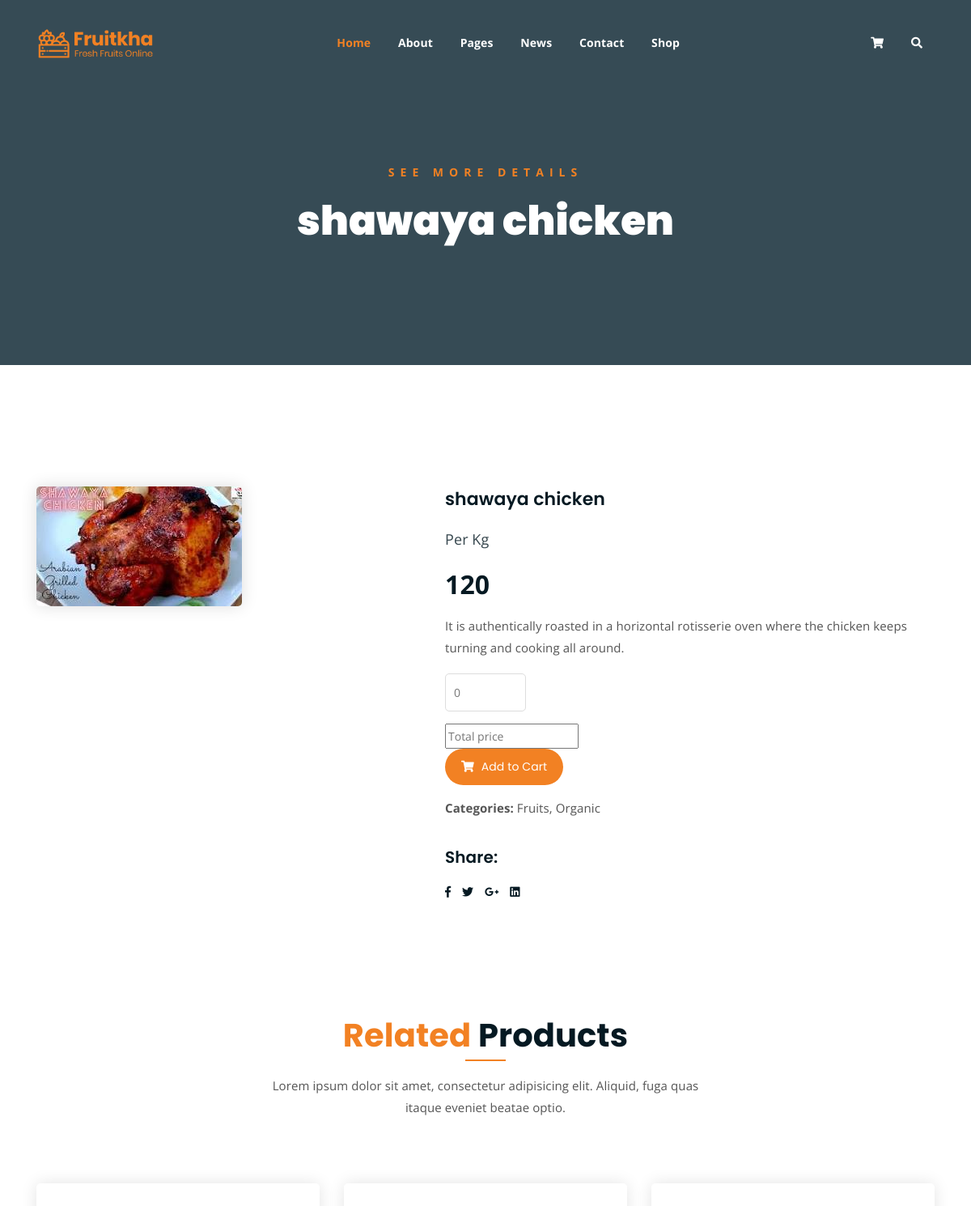
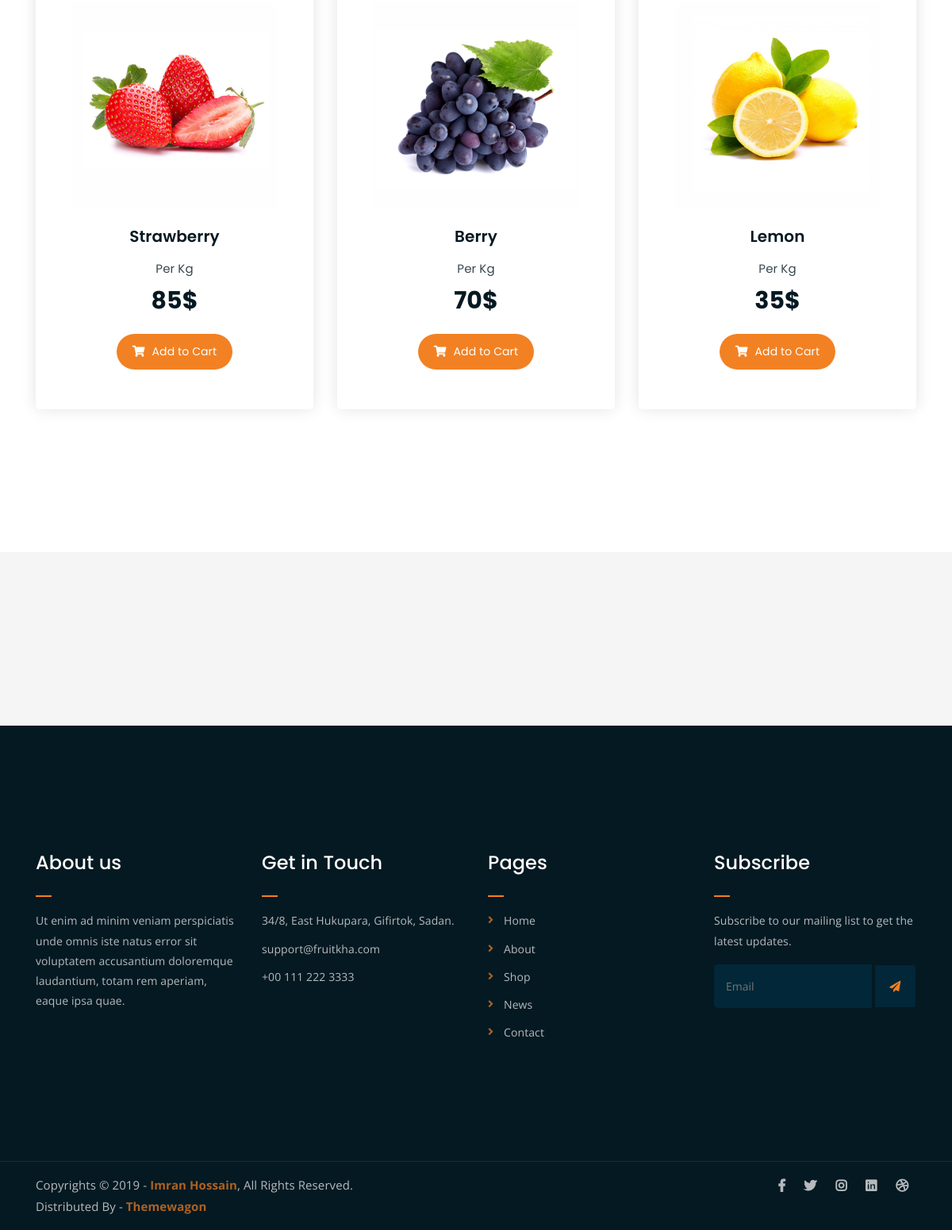
/arabianproject/singleproduct/1/, run on the app's committed database (2 pictures, top to bottom).
### arabapp/models.py (models this page shows)
class productdb(models.Model):
    category = models.CharField(max_length=100,null=True,blank=True)
    productname = models.CharField(max_length=100,null=True,blank=True)
    price = models.IntegerField(null=True,blank=True)
    description = models.CharField(max_length=100,null=True,blank=True)
    productimage = models.ImageField(upload_to="productimages",null=True,blank=True)

### webapp/views.py (the view)
# urls.py: path('singleproduct/<int:proid>/', views.singleproduct, name="singleproduct"),
def singleproduct(request,proid):
    data = productdb.objects.get(id=proid)
    return render(request,"single_product.html",{'data':data})

### webapp/templates/single_product.html (shortened to what this page needs)
<!DOCTYPE html>
<html lang="en">
{% load static %}
<head>
	<link rel="stylesheet" href="{% static 'assets/css/all.min.css' %}">
	<link rel="stylesheet" href="{% static 'assets/bootstrap/css/bootstrap.min.css' %}">
	<link rel="stylesheet" href="{% static 'assets/css/owl.carousel.css' %}">
	<link rel="stylesheet" href="{% static 'assets/css/magnific-popup.css' %}">
	<link rel="stylesheet" href="{% static 'assets/css/animate.css' %}">
	<link rel="stylesheet" href="{% static 'assets/css/meanmenu.min.css' %}">
	<link rel="stylesheet" href="{% static 'assets/css/main.css' %}">
	<link rel="stylesheet" href="{% static 'assets/css/responsive.css' %}">
</head>
<body>
	<div class="top-header-area" id="sticker">
		<div class="container">
			<div class="row">
				<div class="col-lg-12 col-sm-12 text-center">
					<div class="main-menu-wrap">
						<div class="site-logo">
							<a href="index.html">
								<img src="{% static 'assets/img/logo.png' %}" alt="">
							</a>
						</div>
						<nav class="main-menu">
							<ul>
								<li class="current-list-item"><a href="#">Home</a>
								</li>
								<li><a href="about.html">About</a></li>
								<li><a href="#">Pages</a>
								</li>
								<li><a href="news.html">News</a>
								</li>
								<li><a href="contact.html">Contact</a></li>
								<li><a href="shop.html">Shop</a>
								</li>
								<li>
									<div class="header-icons">
										<a class="shopping-cart" href="cart.html"><i class="fas fa-shopping-cart"></i></a>
										<a class="mobile-hide search-bar-icon" href="#"><i class="fas fa-search"></i></a>
									</div>
								</li>
							</ul>
						</nav>
					</div>
				</div>
			</div>
		</div>
	</div>
	<div class="breadcrumb-section breadcrumb-bg">
		<div class="container">
			<div class="row">
				<div class="col-lg-8 offset-lg-2 text-center">
					<div class="breadcrumb-text">
						<p>See more Details</p>
						<h1>{{data.productname}}</h1>
					</div>
				</div>
			</div>
		</div>
	</div>
	<div class="single-product mt-150 mb-150">
		<div class="container">
			<div class="row">
				<div class="col-md-5">
					<div class="single-product-img">
						<img src="{{data.productimage.url}}" alt="">
					</div>
				</div>
				<div class="col-md-7">
					<div class="single-product-content">
						<h3>{{data.productname}}</h3>
						<p class="single-product-pricing"><span>Per Kg</span> {{data.price}}</p>
						<p>{{data.description}}</p>
						<div class="single-product-form">
							<form action="index.html">
								<input type="number" placeholder="0" min="1" max="20"><br>
								<input type="text" placeholder="Total price">
							</form>
							<a href="cart.html" class="cart-btn"><i class="fas fa-shopping-cart"></i> Add to Cart</a>
							<p><strong>Categories: </strong>Fruits, Organic</p>
						</div>
						<h4>Share:</h4>
						<ul class="product-share">
							<li><a href=""><i class="fab fa-facebook-f"></i></a></li>
							<li><a href=""><i class="fab fa-twitter"></i></a></li>
							<li><a href=""><i class="fab fa-google-plus-g"></i></a></li>
							<li><a href=""><i class="fab fa-linkedin"></i></a></li>
						</ul>
					</div>
				</div>
			</div>
		</div>
	</div>
	<div class="more-products mb-150">
		<div class="container">
			<div class="row">
				<div class="col-lg-8 offset-lg-2 text-center">
					<div class="section-title">
						<h3><span class="orange-text">Related</span> Products</h3>
						<p>Lorem ipsum dolor sit amet, consectetur adipisicing elit. Aliquid, fuga quas itaque eveniet beatae optio.</p>
					</div>
				</div>
			</div>
			<div class="row">
				<div class="col-lg-4 col-md-6 text-center">
					<div class="single-product-item">
						<div class="product-image">
							<a href="single-product.html"><img src="{% static 'assets/img/products/product-img-1.jpg' %}" alt=""></a>
						</div>
						<h3>Strawberry</h3>
						<p class="product-price"><span>Per Kg</span> 85$ </p>
						<a href="cart.html" class="cart-btn"><i class="fas fa-shopping-cart"></i> Add to Cart</a>
					</div>
				</div>
				<div class="col-lg-4 col-md-6 text-center">
					<div class="single-product-item">
						<div class="product-image">
							<a href="single-product.html"><img src="{% static 'assets/img/products/product-img-2.jpg' %}" alt=""></a>
						</div>
						<h3>Berry</h3>
						<p class="product-price"><span>Per Kg</span> 70$ </p>
						<a href="cart.html" class="cart-btn"><i class="fas fa-shopping-cart"></i> Add to Cart</a>
					</div>
				</div>
				<div class="col-lg-4 col-md-6 offset-lg-0 offset-md-3 text-center">
					<div class="single-product-item">
						<div class="product-image">
							<a href="single-product.html"><img src="{% static 'assets/img/products/product-img-3.jpg' %}" alt=""></a>
						</div>
						<h3>Lemon</h3>
						<p class="product-price"><span>Per Kg</span> 35$ </p>
						<a href="cart.html" class="cart-btn"><i class="fas fa-shopping-cart"></i> Add to Cart</a>
					</div>
				</div>
			</div>
		</div>
	</div>
	<div class="logo-carousel-section">
		<div class="container">
			<div class="row">
				<div class="col-lg-12">
					<div class="logo-carousel-inner">
						<div class="single-logo-item">
							<img src="{% static 'assets/img/company-logos/1.png' %}" alt="">
						</div>
						<div class="single-logo-item">
							<img src="{% static 'assets/img/company-logos/2.png' %}" alt="">
						</div>
						<div class="single-logo-item">
							<img src="{% static 'assets/img/company-logos/3.png' %}" alt="">
						</div>
						<div class="single-logo-item">
							<img src="{% static 'assets/img/company-logos/4.png' %}" alt="">
						</div>
					</div>
				</div>
			</div>
		</div>
	</div>
	<div class="footer-area">
		<div class="container">
			<div class="row">
				<div class="col-lg-3 col-md-6">
					<div class="footer-box about-widget">
						<h2 class="widget-title">About us</h2>
						<p>Ut enim ad minim veniam perspiciatis unde omnis iste natus error sit voluptatem accusantium doloremque laudantium, totam rem aperiam, eaque ipsa quae.</p>
					</div>
				</div>
				<div class="col-lg-3 col-md-6">
					<div class="footer-box get-in-touch">
						<h2 class="widget-title">Get in Touch</h2>
						<ul>
							<li>34/8, East Hukupara, Gifirtok, Sadan.</li>
							<li>support@fruitkha.com</li>
							<li>+00 111 222 3333</li>
						</ul>
					</div>
				</div>
				<div class="col-lg-3 col-md-6">
					<div class="footer-box pages">
						<h2 class="widget-title">Pages</h2>
						<ul>
							<li><a href="index.html">Home</a></li>
							<li><a href="about.html">About</a></li>
							<li><a href="services.html">Shop</a></li>
							<li><a href="news.html">News</a></li>
							<li><a href="contact.html">Contact</a></li>
						</ul>
					</div>
				</div>
				<div class="col-lg-3 col-md-6">
					<div class="footer-box subscribe">
						<h2 class="widget-title">Subscribe</h2>
						<p>Subscribe to our mailing list to get the latest updates.</p>
						<form action="index.html">
							<input type="email" placeholder="Email">
							<button type="submit"><i class="fas fa-paper-plane"></i></button>
						</form>
					</div>
				</div>
			</div>
		</div>
	</div>
	<div class="copyright">
		<div class="container">
			<div class="row">
				<div class="col-lg-6 col-md-12">
					<p>Copyrights &copy; 2019 - <a href="https://imransdesign.com/">Imran Hossain</a>,  All Rights Reserved.<br>
						Distributed By - <a href="https://themewagon.com/">Themewagon</a>
					</p>
				</div>
				<div class="col-lg-6 text-right col-md-12">
					<div class="social-icons">
						<ul>
							<li><a href="#" target="_blank"><i class="fab fa-facebook-f"></i></a></li>
							<li><a href="#" target="_blank"><i class="fab fa-twitter"></i></a></li>
							<li><a href="#" target="_blank"><i class="fab fa-instagram"></i></a></li>
							<li><a href="#" target="_blank"><i class="fab fa-linkedin"></i></a></li>
							<li><a href="#" target="_blank"><i class="fab fa-dribbble"></i></a></li>
						</ul>
					</div>
				</div>
			</div>
		</div>
	</div>
</body>
</html>

### data on the page
productdb: productname "shawaya chicken", productimage (picture), price "120", description "It is authentically roasted in a horizontal rotisserie oven where the chicken keeps turning and cooking all around."
